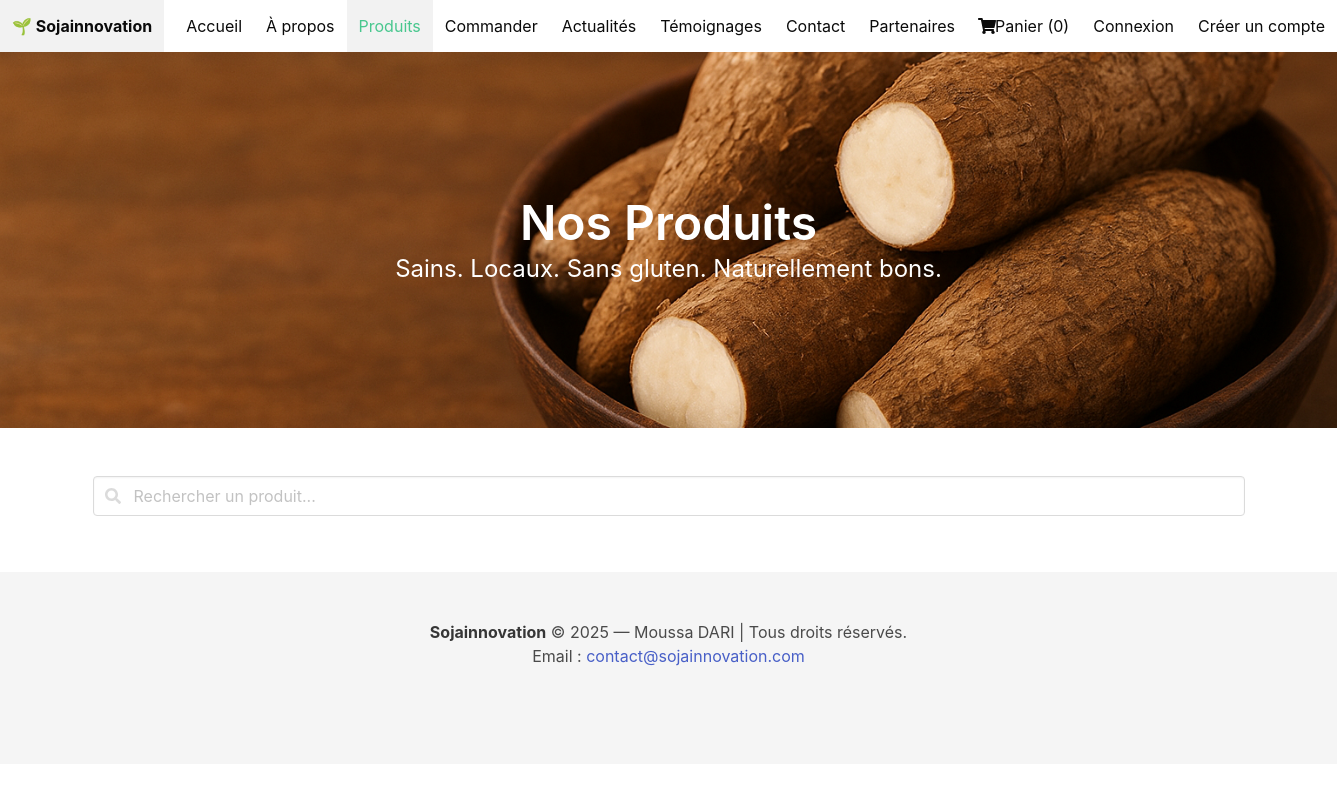
Before: /products/ with the older database file.
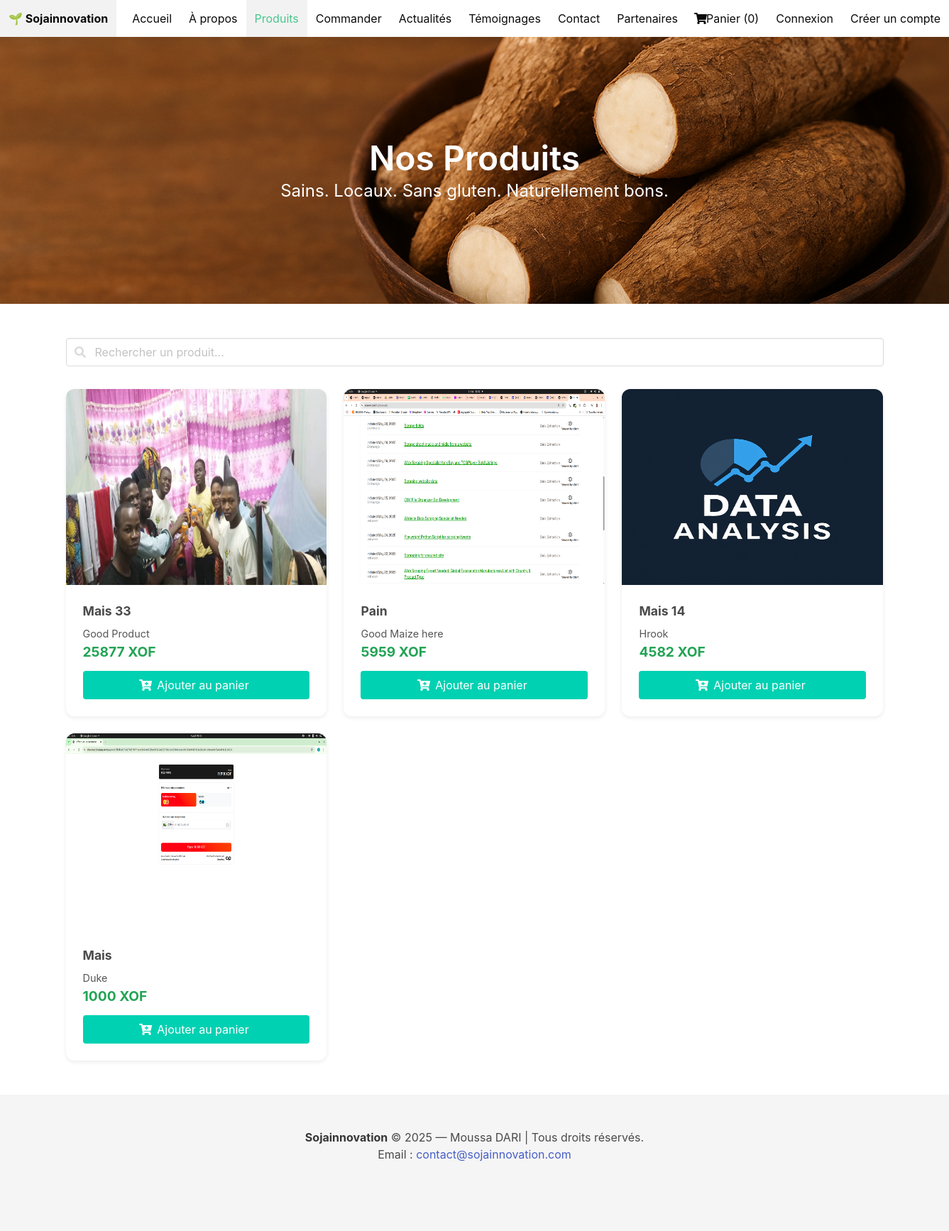
After: the same page with the newer database file.
### products/models.py (models this page shows)
class Product(models.Model):
    name = models.CharField(max_length=255)
    added_by = models.ForeignKey(User, on_delete=models.CASCADE, related_name='products')
    description = models.TextField()
    price = models.DecimalField(max_digits=10, decimal_places=0)
    quantity = models.PositiveIntegerField(default=1)
    currency = models.CharField(max_length=100, default="XOF")
    image = models.ImageField(upload_to='products/')
    created_at = models.DateTimeField(auto_now_add=True)

### products/views.py (the view)
# urls.py: path('',include('products.urls'))
def products(request):
    context = {
        'products': Product.objects.all(),
        'is_admin': request.user.is_authenticated and request.user.user_type == 'admin'
    }
    return render(request, "products/produits_2.html", context)

### products/templates/products/produits_2.html (shortened to what this page needs)
{% extends 'base.html' %}
{% block content %}
<nav class="navbar is-white">
  <div class="navbar-brand">
    <a class="navbar-item has-text-weight-bold" href="#">🌱 Sojainnovation</a>
  </div>
  <div id="mainNavbar" class="navbar-menu">
    <div class="navbar-end">
      <a class="navbar-item" href="{% url 'home' %}">Accueil</a>
      <a class="navbar-item" href="{% url 'about' %}">À propos</a>
      <a class="navbar-item has-text-success is-active" href="{% url 'products' %}">Produits</a>
      <a class="navbar-item" href="#">Commander</a>
      <a class="navbar-item" href="{% url 'blog' %}">Actualités</a>
      <a class="navbar-item" href="{% url 'testimonials' %}">Témoignages</a>
      <a class="navbar-item" href="{% url 'contact' %}">Contact</a>
      <a class="navbar-item" href="{% url 'partners' %}">Partenaires</a>
      <a class="navbar-item" href="{% url 'cart' %}">
        <span class="icon"><i class="fas fa-shopping-cart"></i></span>
        Panier ({{ request.session.cart|length|default:"0" }})
      </a>
      {% if user.is_authenticated %}
        <a class="navbar-item has-text-success" href="{% url 'profile' %}">Mon profil</a>
        <a class="navbar-item has-text-danger" href="{% url 'logout' %}">Se déconnecter</a>
      {% else %}
        <a class="navbar-item" href="{% url 'login' %}">Connexion</a>
        <a class="navbar-item" href="{% url 'register' %}">Créer un compte</a>
      {% endif %}
    </div>
  </div>
</nav>
<section class="hero is-medium is-primary">
  <div class="hero-body has-text-centered">
    <p class="title is-1 has-text-white">Nos Produits</p>
    <p class="subtitle is-4 has-text-white">Sains. Locaux. Sans gluten. Naturellement bons.</p>
  </div>
</section>
<section class="section">
  <div class="container">
    <div class="filter-bar">
      <div class="control has-icons-left">
        <input class="input" type="text" id="searchInput" placeholder="Rechercher un produit...">
        <span class="icon is-left"></span>
      </div>
    </div>
    <div class="columns is-multiline" id="productGrid">
      {% for product in products %}
      <div class="column is-4 product-item"
           data-name="{{ product.name|lower }}"
           data-description="{{ product.description|lower }}"
           data-category="{{ product.category|default:'' }}">
        <div class="card product-card">
          <div class="card-image">
            <figure class="image is-4by3">
              <img src="{{ product.image.url }}" alt="{{ product.name }}">
            </figure>
          </div>
          <div class="card-content">
            <p class="product-name">{{ product.name }}</p>
            <p class="product-description">{{ product.description|truncatechars:120 }}</p>
            <p class="product-price">{{ product.price }} {{ product.currency }}</p>
            <form method="POST" action="{% url 'add_to_cart' product.id %}">
              <button class="button is-primary is-fullwidth mt-3" type="submit">
                <span class="icon"><i class="fas fa-cart-plus"></i></span>
                <span>Ajouter au panier</span>
              </button>
            </form>
          </div>
        </div>
      </div>
      {% endfor %}
    </div>
  </div>
</section>
{% endblock %}

### templates/base.html (shortened to what this page needs)
{% load static %}
<!DOCTYPE html>
<html lang="fr">
<head>
  <link rel="stylesheet" href="https://cdn.jsdelivr.net/npm/bulma@0.9.4/css/bulma.min.css">
</head>
<body>
  {% block content %}
  {% endblock content %}
  <footer class="footer has-background-light">
    <div class="content has-text-centered">
      <p>
        <strong>Sojainnovation</strong> © 2025 — Moussa DARI | Tous droits réservés.<br>
        Email : <a href="mailto:contact@sojainnovation.com">contact@sojainnovation.com</a>
      </p>
    </div>
  </footer>
</body>
</html>

### products/templates/products/produits_2.html (style rules this page uses)
.hero.is-primary { background-image: url('/media/products/prod_decor.png'); background-size: cover; background-position: center; color: white; }
.product-card { display: flex; flex-direction: column; height: 100%; transition: all 0.3s ease; border-radius: 12px; overflow: hidden; box-shadow: 0 2px 6px rgba(0,0,0,0.08); }
.product-card .card-content { flex-grow: 1; }
.product-name { font-weight: bold; font-size: 1.1rem; margin-bottom: 8px; }
.product-price { font-size: 1.2rem; font-weight: bold; color: #23a455; }
.product-description { font-size: 0.9rem; color: #555; }
.filter-bar { margin-bottom: 2rem; display: flex; flex-wrap: wrap; gap: 1rem; align-items: center; }
.filter-bar .control { flex: 1 1 250px; }

Changed rows visible on the page:
added Product: image (picture), name "Mais 33", description "Good Product", price "25877", currency "XOF"
added Product: image (picture), name "Pain", description "Good Maize here", price "5959", currency "XOF"
added Product: image (picture), name "Mais 14", description "Hrook", price "4582", currency "XOF"
added Product: image (picture), name "Mais", description "Duke", price "1000", currency "XOF"
